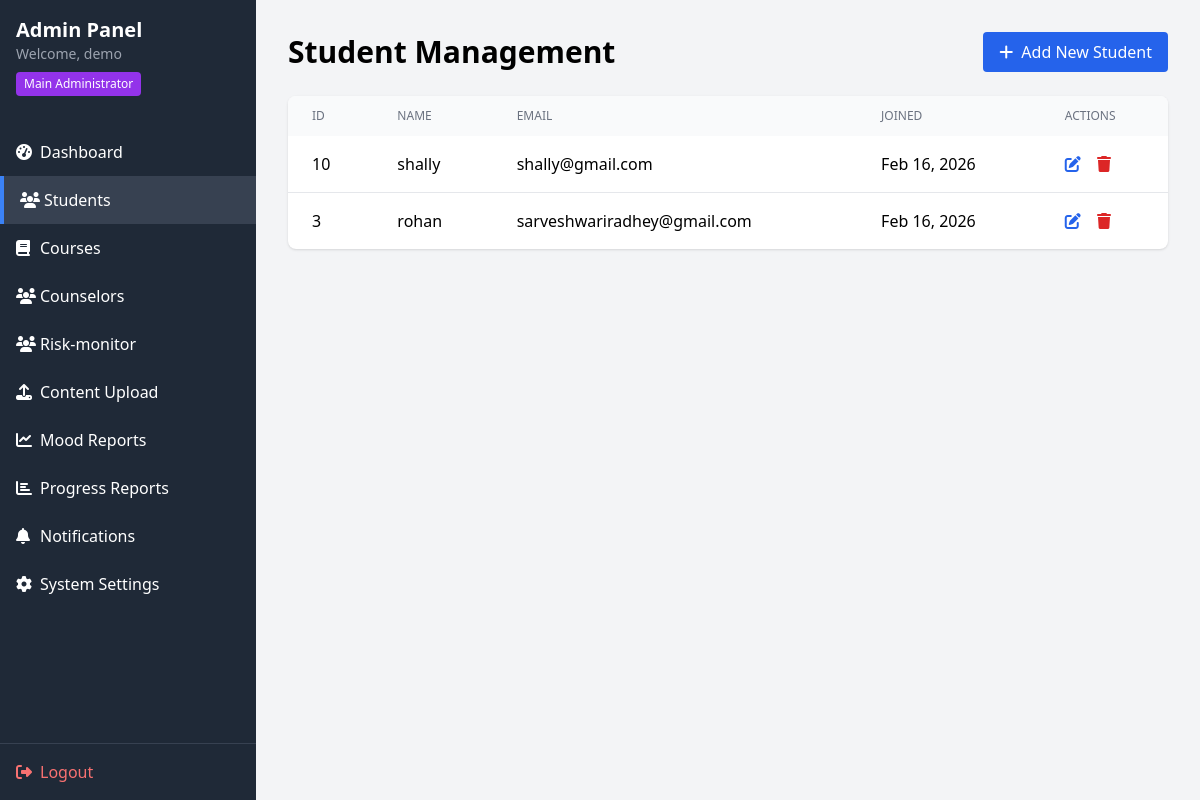
Screenshot of /students.php (signed in) with the database file from the repository.
### tables this page shows
CREATE TABLE `users` (
  `id` int(11) NOT NULL,
  `name` varchar(100) NOT NULL,
  `email` varchar(100) NOT NULL,
  `password` varchar(255) NOT NULL,
  `avatar` varchar(500) DEFAULT NULL,
  `role` enum('admin','student') NOT NULL,
  `status` enum('active','suspended','inactive') DEFAULT 'active',
  `is_system_owner` tinyint(1) DEFAULT 0,
  `last_login` timestamp NULL DEFAULT NULL,
  `last_ip` varchar(45) DEFAULT NULL,
  `email_verified` tinyint(1) DEFAULT 0,
  `verification_token` varchar(100) DEFAULT NULL,
  `reset_token` varchar(100) DEFAULT NULL,
  `reset_expires` timestamp NULL DEFAULT NULL,
  `created_at` timestamp NOT NULL DEFAULT current_timestamp(),
  `updated_at` timestamp NOT NULL DEFAULT current_timestamp() ON UPDATE current_timestamp()
);

### students.php (the view, shortened to what this page needs)
<?php
require_once '../includes/auth.php';
$stmt = $pdo->query("SELECT id, name, email, created_at FROM users WHERE role = 'student' ORDER BY created_at DESC");
$students = $stmt->fetchAll();
?>
<!DOCTYPE html>
<html lang="en">
<head>
    <script src="https://cdn.tailwindcss.com"></script>
    <link rel="stylesheet" href="https://cdnjs.cloudflare.com/ajax/libs/font-awesome/6.4.0/css/all.min.css">
</head>
<body class="bg-gray-100">
    <div class="flex h-screen">
        <?php include 'sidebar.php'; ?>
        <div class="flex-1 overflow-auto">
            <div class="p-8">
                <div class="flex justify-between items-center mb-6">
                    <h1 class="text-3xl font-bold">Student Management</h1>
                    <button onclick="openAddModal()" class="bg-blue-600 text-white px-4 py-2 rounded hover:bg-blue-700">
                        <i class="fas fa-plus mr-2"></i>Add New Student
                    </button>
                </div>
                <div class="bg-white rounded-lg shadow overflow-hidden">
                    <table class="min-w-full">
                        <thead class="bg-gray-50">
                            <tr>
                                <th class="px-6 py-3 text-left text-xs font-medium text-gray-500 uppercase">ID</th>
                                <th class="px-6 py-3 text-left text-xs font-medium text-gray-500 uppercase">Name</th>
                                <th class="px-6 py-3 text-left text-xs font-medium text-gray-500 uppercase">Email</th>
                                <th class="px-6 py-3 text-left text-xs font-medium text-gray-500 uppercase">Joined</th>
                                <th class="px-6 py-3 text-left text-xs font-medium text-gray-500 uppercase">Actions</th>
                            </tr>
                        </thead>
                        <tbody class="divide-y divide-gray-200">
                            <?php foreach ($students as $student): ?>
                            <tr>
                                <td class="px-6 py-4"><?= $student['id'] ?></td>
                                <td class="px-6 py-4"><?= htmlspecialchars($student['name']) ?></td>
                                <td class="px-6 py-4"><?= htmlspecialchars($student['email']) ?></td>
                                <td class="px-6 py-4"><?= date('M d, Y', strtotime($student['created_at'])) ?></td>
                                <td class="px-6 py-4">
                                    <button onclick="editStudent(<?= $student['id'] ?>, '<?= htmlspecialchars($student['name']) ?>', '<?= htmlspecialchars($student['email']) ?>')" class="text-blue-600 hover:text-blue-900 mr-3">
                                        <i class="fas fa-edit"></i>
                                    </button>
                                    <a href="?delete=<?= $student['id'] ?>" onclick="return confirm('Are you sure?')" class="text-red-600 hover:text-red-900">
                                        <i class="fas fa-trash"></i>
                                    </a>
                                </td>
                            </tr>
                            <?php endforeach; ?>
                        </tbody>
                    </table>
                </div>
            </div>
        </div>
    </div>
</body>
</html>

### rows the page displays
users: id "10", name "shally", email "shally@gmail.com", created_at "Feb 16, 2026"
users: id "3", name "rohan", email "sarveshwariradhey@gmail.com", created_at "Feb 16, 2026"

### other values shown
$_SESSION['name'] "demo"
